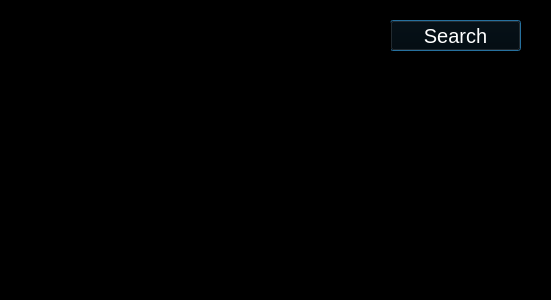
<?xml version="1.0" encoding="UTF-8"?>
<ui version="4.0">
 <class>Dialog</class>
 <widget class="QDialog" name="Dialog">
  <property name="geometry">
   <rect>
    <x>0</x>
    <y>0</y>
    <width>551</width>
    <height>300</height>
   </rect>
  </property>
  <property name="windowTitle">
   <string>Dialog</string>
  </property>
  <property name="styleSheet">
   <string notr="true">background-color:black;</string>
  </property>
  <widget class="QPushButton" name="pushButton">
   <property name="geometry">
    <rect>
     <x>390</x>
     <y>20</y>
     <width>131</width>
     <height>31</height>
    </rect>
   </property>
   <property name="styleSheet">
    <string notr="true">color:white;
font-size:20px;
font-family:Arial;</string>
   </property>
   <property name="text">
    <string>Search</string>
   </property>
  </widget>
  <widget class="QLineEdit" name="lineEdit">
   <property name="geometry">
    <rect>
     <x>10</x>
     <y>20</y>
     <width>381</width>
     <height>41</height>
    </rect>
   </property>
  </widget>
  <widget class="QTextBrowser" name="textBrowser">
   <property name="geometry">
    <rect>
     <x>10</x>
     <y>70</y>
     <width>531</width>
     <height>221</height>
    </rect>
   </property>
  </widget>
  <widget class="QLabel" name="label">
   <property name="geometry">
    <rect>
     <x>370</x>
     <y>80</y>
     <width>161</width>
     <height>101</height>
    </rect>
   </property>
   <property name="text">
    <string>TextLabel</string>
   </property>
  </widget>
 </widget>
 <resources/>
 <connections/>
</ui>
